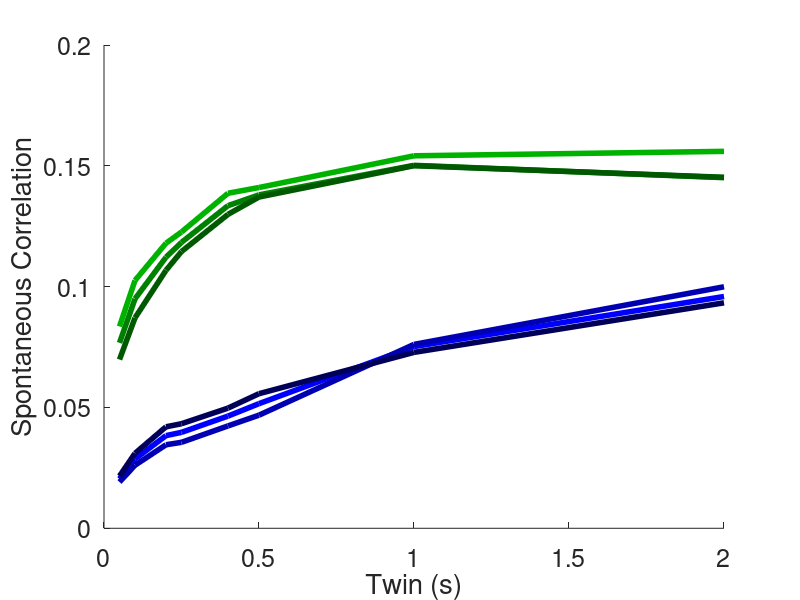
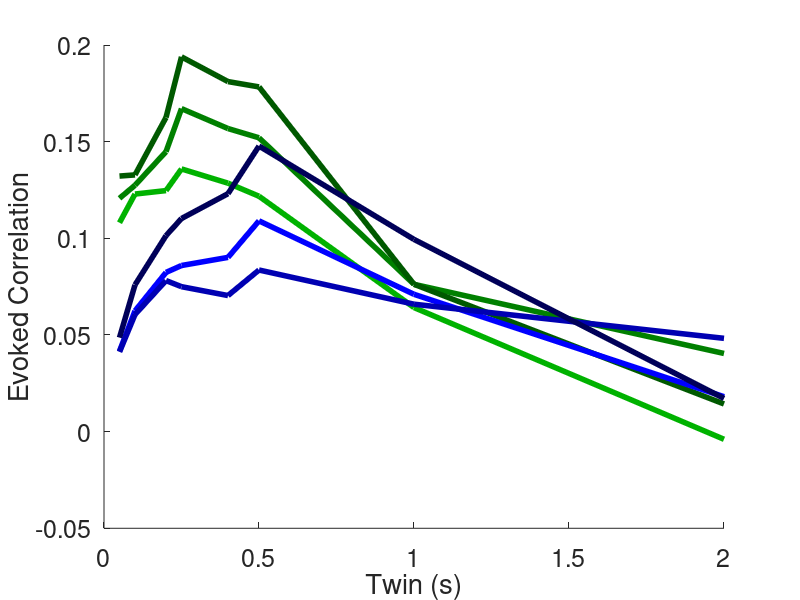
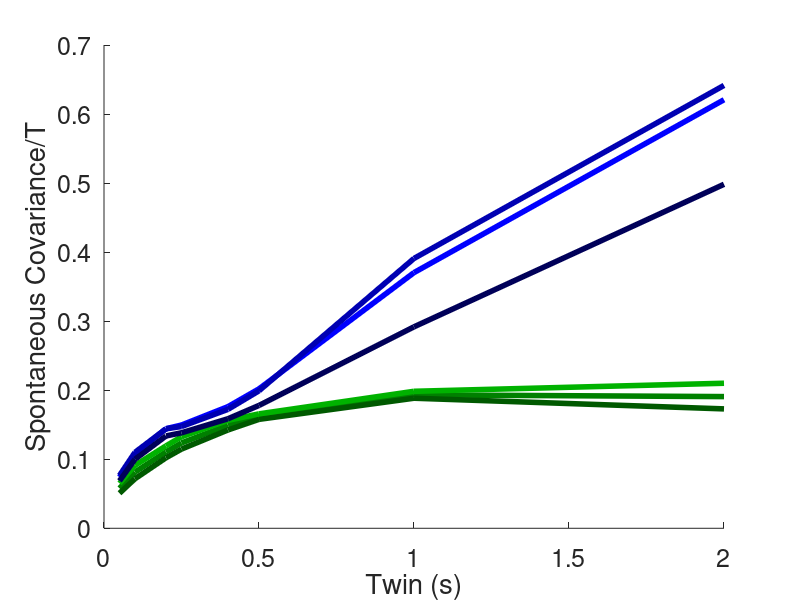
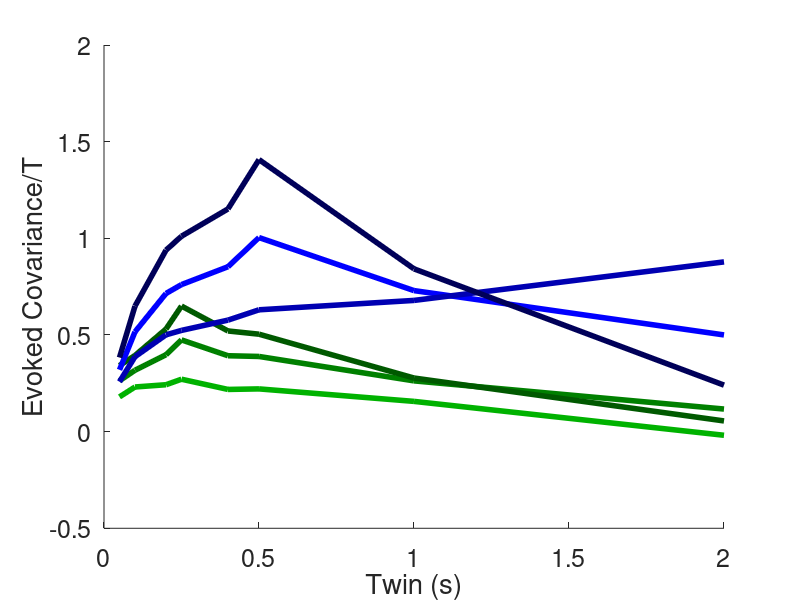

Reproduce these figures in MATLAB, in order.
%commands to plot the stats BY ODOR;
%plotting the Corr & Cov of PC vs. OB pairs

which_set=input('Enter 0 (exp1+2) or 1 (exp3+4): '); 
if(which_set==0)
    load CoVar_Exp1+2
else
    load CoVar_Exp3+4
end

figure
hold on
plot(Twin_vec,mnCrPC_sponBoth,'color',[0 0.5 0],'LineWidth',4)
plot(Twin_vec,mnCrPC_spon1,'color',[0 0.35 0],'LineWidth',4)
plot(Twin_vec,mnCrPC_spon2,'color',[0 0.7 0],'LineWidth',4)
plot(Twin_vec,mnCrOB_sponBoth,'color',[0 0 1],'LineWidth',4)
plot(Twin_vec,mnCrOB_spon1,'color',[0 0 0.7],'LineWidth',4)
plot(Twin_vec,mnCrOB_spon2,'color',[0 0 0.35],'LineWidth',4)
box off
set(gca,'FontSize',18)
xlabel('Twin (s)')
ylabel('Spontaneous Correlation')

figure
hold on
plot(Twin_vec,mnCrPC_odBoth,'color',[0 0.5 0],'LineWidth',4)
plot(Twin_vec,mnCrPC_od1,'color',[0 0.35 0],'LineWidth',4)
plot(Twin_vec,mnCrPC_od2,'color',[0 0.7 0],'LineWidth',4)
plot(Twin_vec,mnCrOB_odBoth,'color',[0 0 1],'LineWidth',4)
plot(Twin_vec,mnCrOB_od1,'color',[0 0 0.7],'LineWidth',4)
plot(Twin_vec,mnCrOB_od2,'color',[0 0 0.35],'LineWidth',4)
box off
set(gca,'FontSize',18)
xlabel('Twin (s)')
ylabel('Evoked Correlation')


figure
hold on
plot(Twin_vec,mnCovPC_sponBoth./Twin_vec,'color',[0 0.5 0],'LineWidth',4)
plot(Twin_vec,mnCovPC_spon1./Twin_vec,'color',[0 0.35 0],'LineWidth',4)
plot(Twin_vec,mnCovPC_spon2./Twin_vec,'color',[0 0.7 0],'LineWidth',4)
plot(Twin_vec,mnCovOB_sponBoth./Twin_vec,'color',[0 0 1],'LineWidth',4)
plot(Twin_vec,mnCovOB_spon1./Twin_vec,'color',[0 0 0.7],'LineWidth',4)
plot(Twin_vec,mnCovOB_spon2./Twin_vec,'color',[0 0 0.35],'LineWidth',4)
box off
set(gca,'FontSize',18)
xlabel('Twin (s)')
ylabel('Spontaneous Covariance/T')

figure
hold on
plot(Twin_vec,mnCovPC_odBoth./Twin_vec,'color',[0 0.5 0],'LineWidth',4)
plot(Twin_vec,mnCovPC_od1./Twin_vec,'color',[0 0.35 0],'LineWidth',4)
plot(Twin_vec,mnCovPC_od2./Twin_vec,'color',[0 0.7 0],'LineWidth',4)
plot(Twin_vec,mnCovOB_odBoth./Twin_vec,'color',[0 0 1],'LineWidth',4)
plot(Twin_vec,mnCovOB_od1./Twin_vec,'color',[0 0 0.7],'LineWidth',4)
plot(Twin_vec,mnCovOB_od2./Twin_vec,'color',[0 0 0.35],'LineWidth',4)
box off
set(gca,'FontSize',18)
xlabel('Twin (s)')
ylabel('Evoked Covariance/T')